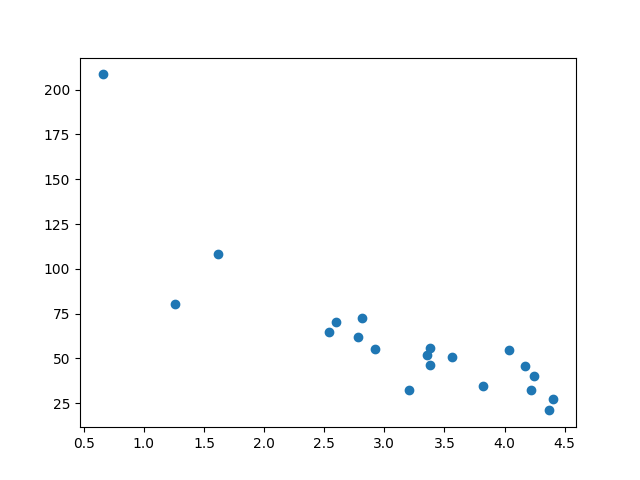

Write Python code to recreate this figure.
import numpy
import matplotlib.pyplot as plt
numpy.random.seed(2)

x = numpy.random.normal(3, 1, 100)
y = numpy.random.normal(150, 40, 100) / x

# training set
train_x = x[:80]
train_y = y[:80]

# test set
test_x = x[80:]
test_y = y[80:]

# using the test data set
plt.scatter(test_x, test_y) 

plt.show() # The testing set also looks like the original data set
